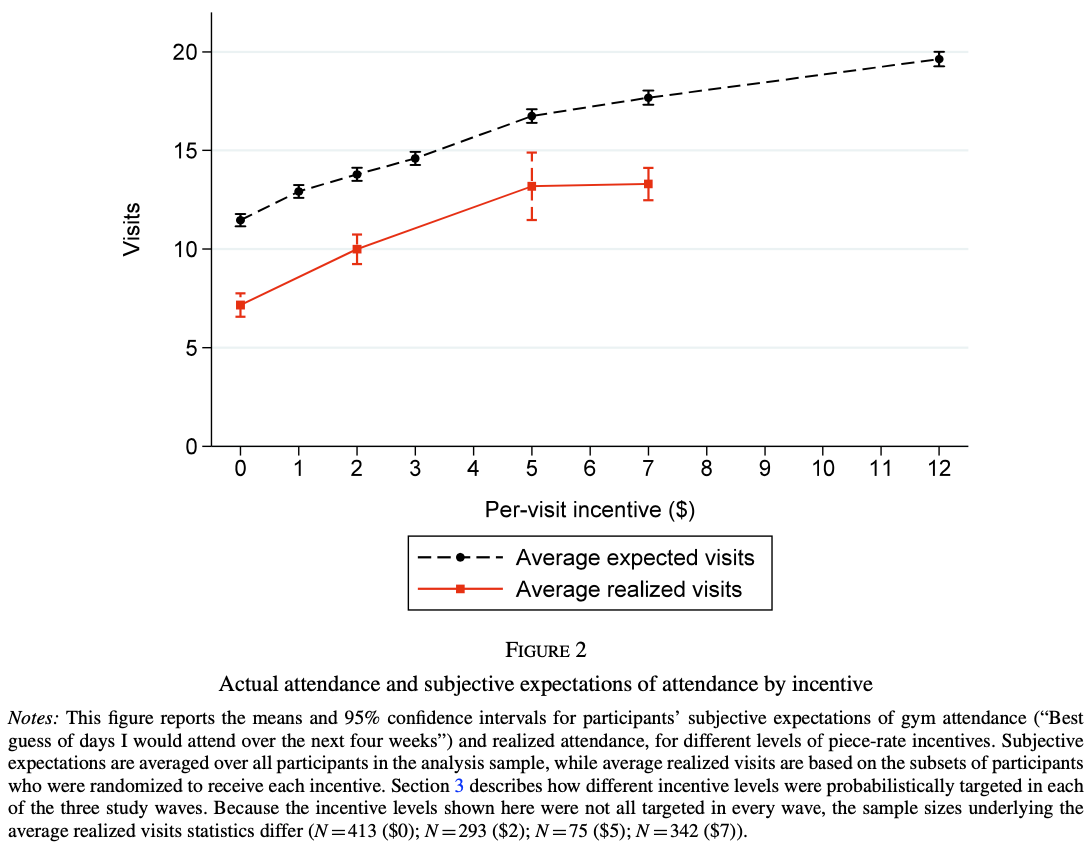
#> input picture 107/O1.png, 1092 x 846 px, found by its file name
$ python draw_lines.py
#> lines starting #> are read from the running program, lines starting #| are printed output that depends on the picture; after the words box and inside, x2 and y2 are one past the last pixel; in counts of white or black regions, pixels touching at a corner belong together
import cv2
import numpy as np

# Load the image
image = cv2.imread('Samples/107/O1.png')
#> image is the input picture: shape (846, 1092, 3); mean B, G, R 244.4, 244.5, 244.7

# Convert to grayscale
gray_image = cv2.cvtColor(image, cv2.COLOR_BGR2GRAY)

# Sharpen lines
kernel = np.array([[-1,-1,-1], [-1,9,-1], [-1,-1,-1]])
gray_image = cv2.filter2D(gray_image, -1, kernel)
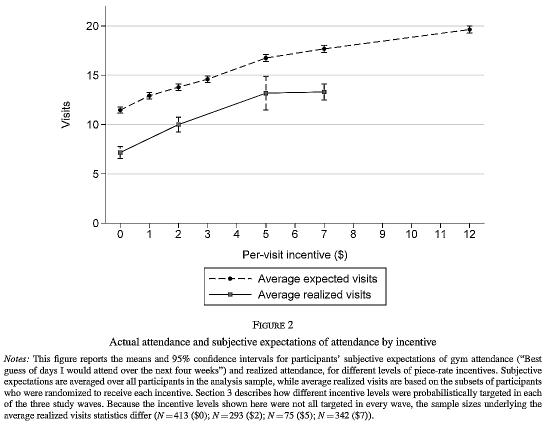
#> gray_image: shape (846, 1092) (shown at 1/2 size); min 0, max 255, mean 243.7

# Apply edge detection
edges = cv2.Canny(gray_image, 50, 150)
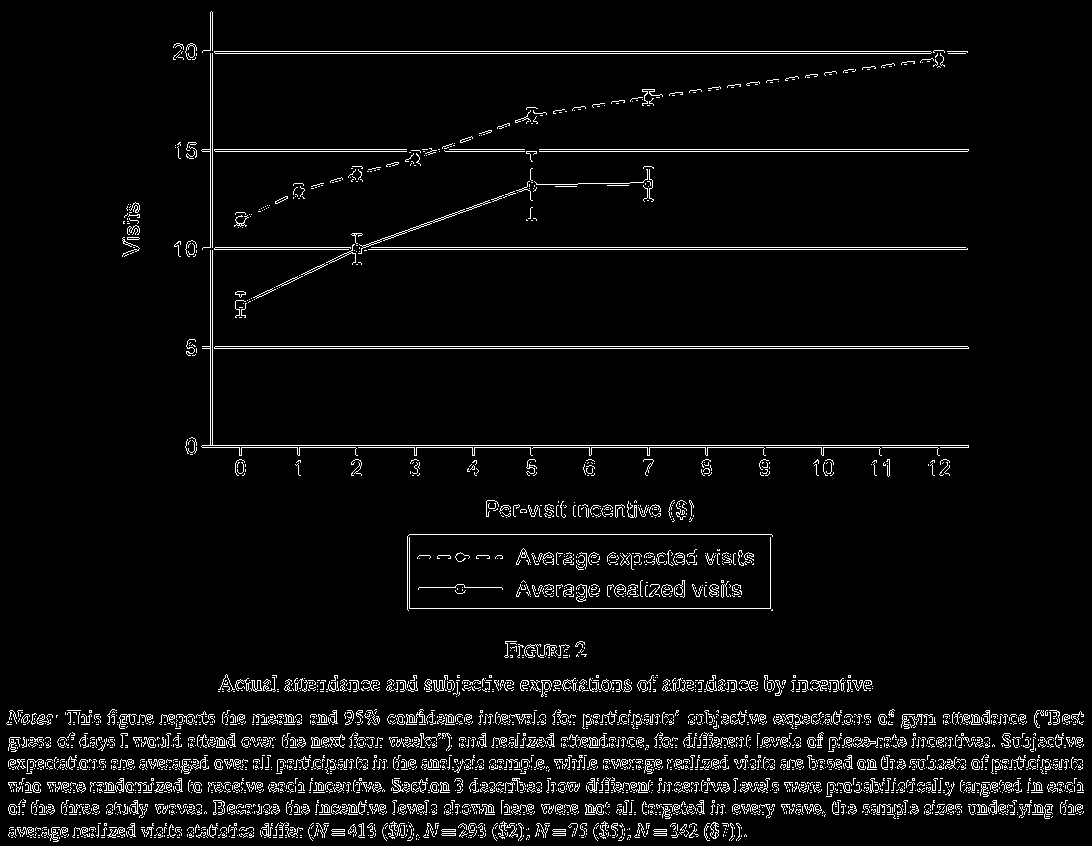
#> edges: shape (846, 1092); 4.5% white in thin lines or dots

# Find contours
contours, _ = cv2.findContours(edges, cv2.RETR_TREE, cv2.CHAIN_APPROX_SIMPLE)
#> contours = 3975 contours, 3803 with area under 20; largest, box (x1, y1, x2, y2) and area: (214, 346, 969, 349) 1507, (214, 346, 969, 349) 1506, (214, 51, 932, 54) 1432, (214, 51, 932, 54) 1432, (358, 200, 491, 254) 205
axis = []
for contour in contours:
    x, y, w, h = cv2.boundingRect(contour)
    if (w < 10 and h > 40) or (h < 10 and w > 40):
        axis.append(contour)
#> this loop made 3975 passes
#> (contour, x, y, w, h) on passes 4, 5, 7: ([[740, 838], [738, 840]], 738, 838, 3, 3), ([[733, 838], [731, 840]], 731, 838, 3, 3), ([[522, 838], [520, 840]], 520, 838, 3, 3)
#> after the loop, axis = 17 contours, 13 with area under 20; largest, box (x1, y1, x2, y2) and area: (214, 346, 969, 349) 1507, (214, 346, 969, 349) 1506, (214, 51, 932, 54) 1432, (214, 51, 932, 54) 1432

# Step 4: Line Detection
lines = cv2.HoughLines(edges, 1, np.pi / 180, 200)
#> lines = 104 rows, first 8: [348, 1.57], [445, 1.57], [346, 1.57], [247, 1.57], [447, 1.57], [51, 1.57], [249, 1.57], [53, 1.57]

# Create a list of colors
colors = [
    (255, 0, 0),   # Blue
    (0, 255, 0),   # Green
    (0, 0, 255),   # Red
    (255, 255, 0), # Cyan
    (255, 0, 255), # Magenta
    (0, 255, 255)  # Yellow
]

# Draw each contour with a different color
# print(len(axis))
# for i, axis in enumerate(axis):
#     cv2.drawContours(image, [axis], -1, colors[i%len(colors)], 2)

def is_equal(a, b):
    return abs(a - b) < np.pi / 100

selected_lines = []
selected_contours = []
for line in lines:
    rho, theta = line[0]
    if is_equal(theta, 0) or is_equal(theta, np.pi / 2) or is_equal(theta, np.pi) or is_equal(theta, 3 * np.pi / 2):
        for contour in axis:
            x, y, w, h = cv2.boundingRect(contour)
            if (abs(rho - x) < w and (is_equal(theta, 0) or is_equal(theta, np.pi))) or \
               (abs(rho - y) < h) and (is_equal(theta, np.pi / 2) or is_equal(theta, 3 * np.pi / 2)):
                flag = False
                for prev_line in selected_lines:
                    if abs(prev_line[0][0] - rho) < 5 and is_equal(prev_line[0][1], theta):
                        flag = True
                        break
                if not flag:
                    selected_contours.append(contour)
                    selected_lines.append(line)
                break
#> this loop made 104 passes
#> after the loop, selected_contours = 6 contours, 5 with area under 20; largest, box (x1, y1, x2, y2) and area: (214, 346, 969, 349) 1507; selected_lines = [[[348, 1.57]], [[445, 1.57]], [[247, 1.57]], [[51, 1.57]], [[151, 1.57]], [[212, 0]]]

print(len(selected_lines))
#| 6
for line in selected_lines:
    print("="*50)
    print(line)
    rho, theta = line[0]
    a = np.cos(theta)
    b = np.sin(theta)
    x0 = a * rho
    y0 = b * rho
    x1 = int(x0 + 1000 * (-b))
    y1 = int(y0 + 1000 * (a))
    x2 = int(x0 - 1000 * (-b))
    y2 = int(y0 - 1000 * (a))
    cv2.line(image, (x1, y1), (x2, y2), (0, 255, 0), 2)
#> this loop made 6 passes
#> (rho, theta, a, b, x0, y0, x1, y1) on passes 1 to 6: (348, 1.57, -4.37e-08, 1, -1.52e-05, 348, -1000, 347), (445, 1.57, -4.37e-08, 1, -1.95e-05, 445, -1000, 444), (247, 1.57, -4.37e-08, 1, -1.08e-05, 247, -1000, 246), (51, 1.57, -4.37e-08, 1, -2.23e-06, 51, -1000, 50), (151, 1.57, -4.37e-08, 1, -6.6e-06, 151, -1000, 150), (212, 0, 1, 0, 212, 0, 212, 1000)
#> (printed output is left out)
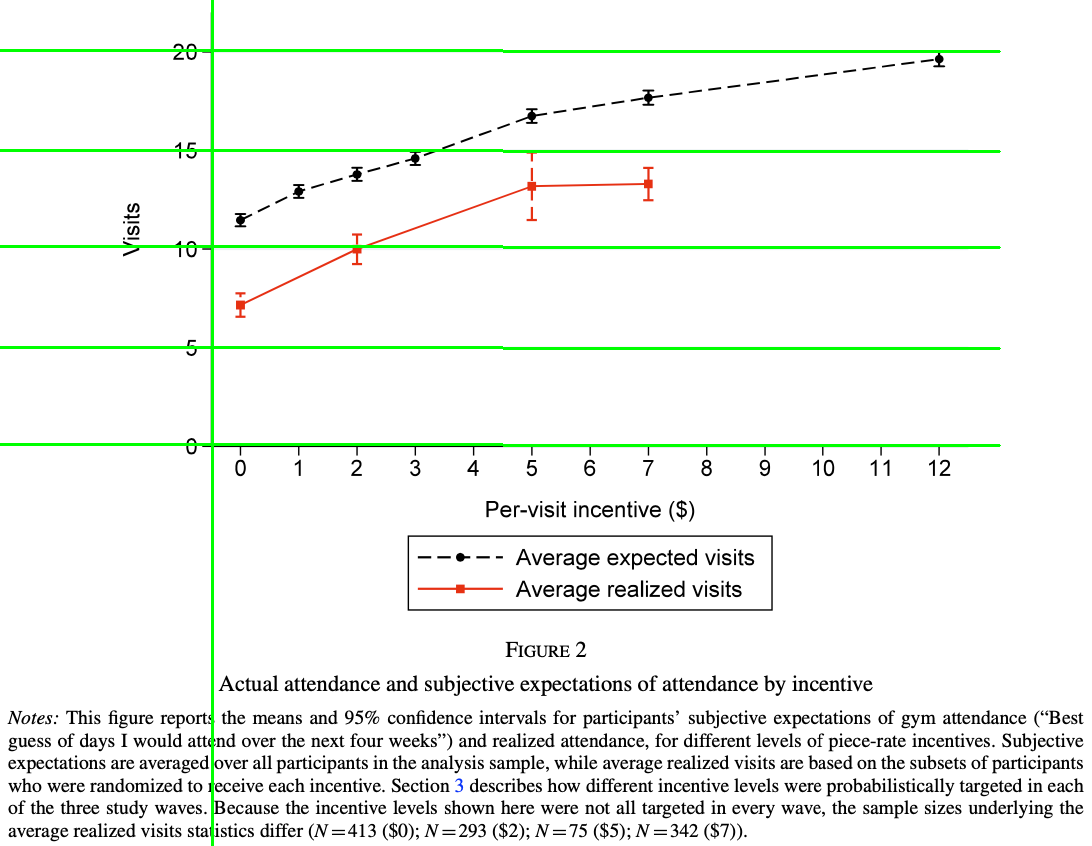
#> image: shape (846, 1092, 3); 1.89% of pixels changed, all inside (x1, y1, x2, y2) = (0, 0, 1001, 846)

# for contour in selected_contours:
#     cv2.drawContours(image, [contour], -1, (0, 0, 255), 2)

# Display the result
cv2.imwrite('contours.png', image)

$ run again, with 107/O2.png copied over 107/O1.png
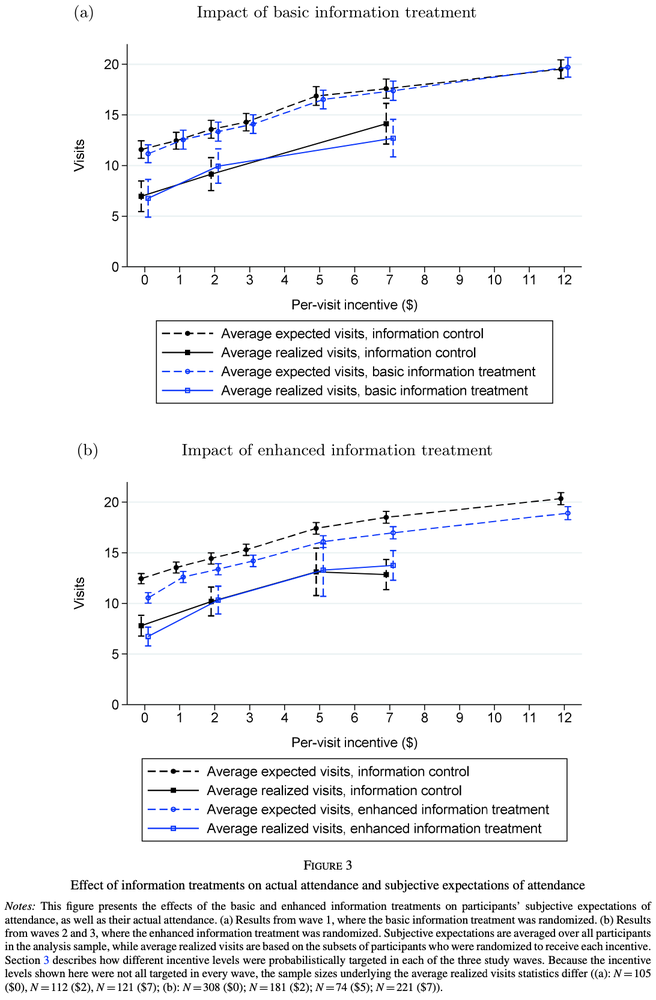
#> input picture 107/O2.png, 656 x 1000 px, shrunk from 1092 x 1664 before the run, found by its file name
#> image is the input picture: shape (1000, 656, 3); mean B, G, R 243.7, 242.8, 242.6
#> `edges = cv2.Canny(gray_image, 50, 150)`:
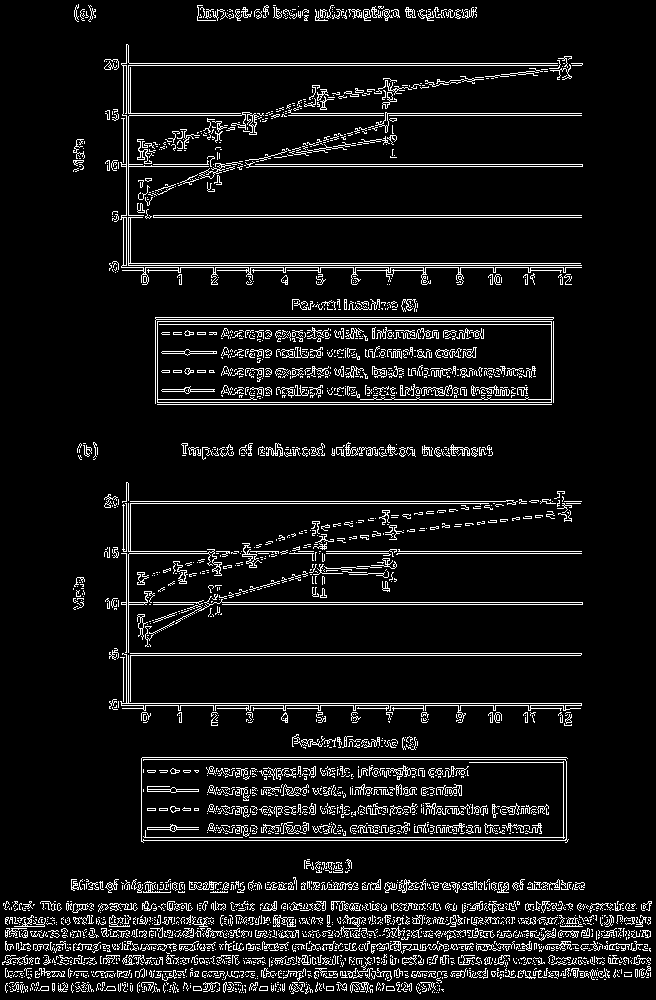
#> edges: shape (1000, 656); 7.9% white in thin lines or dots
#> contours = 3913 contours, 3715 with area under 20; largest, box (x1, y1, x2, y2) and area: (157, 321, 552, 403) 31914, (157, 321, 552, 403) 31909, (155, 317, 554, 404) 795, (155, 317, 554, 320) 794, (120, 44, 582, 285) 404
#> the loop `for contour in contours:` made 3913 passes
#> (x, y, w, h) on passes 1 to 3: (438, 992, 1, 1), (436, 992, 1, 1), (434, 992, 1, 1)
#> after the loop `for contour in contours:`: axis = 30 contours, 23 with area under 20; largest, box (x1, y1, x2, y2) and area: (155, 317, 554, 320) 794, (123, 217, 127, 266) 142, (161, 349, 217, 356) 123, (161, 386, 215, 394) 122, (147, 786, 199, 793) 116, (128, 217, 131, 264) 90, (147, 824, 199, 832) 81
#> lines = 64 rows, first 8: [126, 0], [703, 1.57], [265, 1.57], [263, 1.57], [128, 0], [653, 1.57], [65, 1.57], [217, 1.57]
#> the loop `for line in lines:` made 64 passes
#> after the loop `for line in lines:`: selected_contours = 17 contours, 16 with area under 20; largest, box (x1, y1, x2, y2) and area: (128, 217, 131, 264) 90; selected_lines = [[[126, 0]], [[703, 1.57]], [[265, 1.57]], [[653, 1.57]], [[217, 1.57]], [[602, 1.57]], [[166, 1.57]], [[115, 1.57]], [[501, 1.57]], [[551, 1.57]], [[837, 1.57]], [[317, 1.57]], [[402, 1.57]], [[324, 1.57]], [[270, 1.57]], [[708, 1.57]], [[260, 1.59]]]
#| 17
#> the loop `for line in selected_lines:` made 17 passes
#> (rho, theta, a, b, x0, y0, x1, y1) on passes 1 to 8: (126, 0, 1, 0, 126, 0, 126, 1000), (703, 1.57, -4.37e-08, 1, -3.07e-05, 703, -1000, 702), (265, 1.57, -4.37e-08, 1, -1.16e-05, 265, -1000, 264), (653, 1.57, -4.37e-08, 1, -2.85e-05, 653, -1000, 652), (217, 1.57, -4.37e-08, 1, -9.49e-06, 217, -1000, 216), (602, 1.57, -4.37e-08, 1, -2.63e-05, 602, -1000, 601), (166, 1.57, -4.37e-08, 1, -7.26e-06, 166, -1000, 165), (115, 1.57, -4.37e-08, 1, -5.03e-06, 115, -1000, 114)
#> (printed output is left out)
#> after the loop `for line in selected_lines:`:
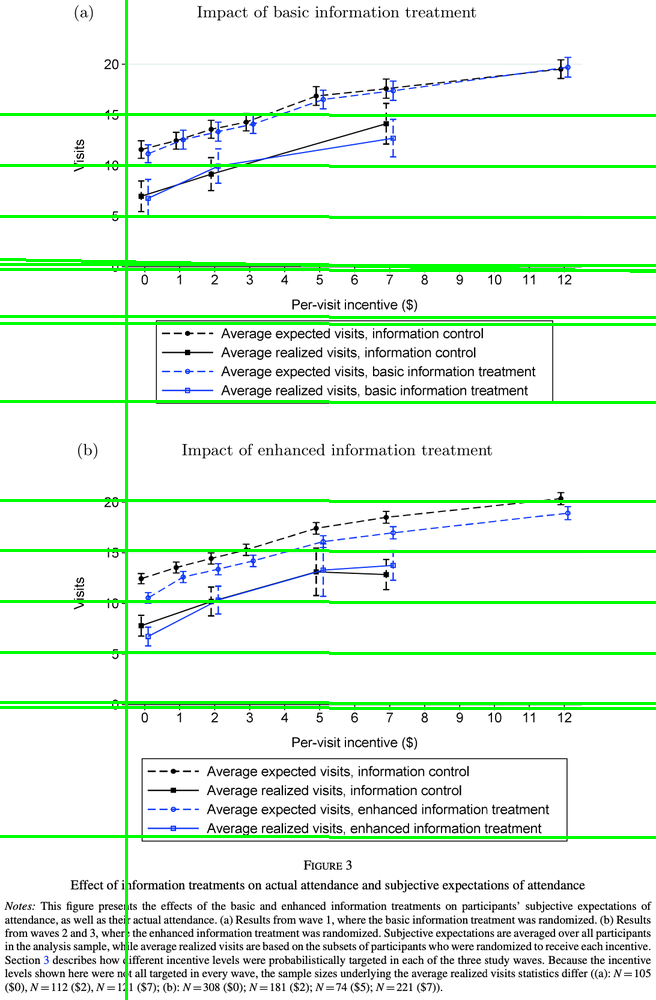
#> image: shape (1000, 656, 3); 5.08% of pixels changed, all inside (x1, y1, x2, y2) = (0, 0, 656, 1000)

$ run again, with 107/O4.png copied over 107/O1.png
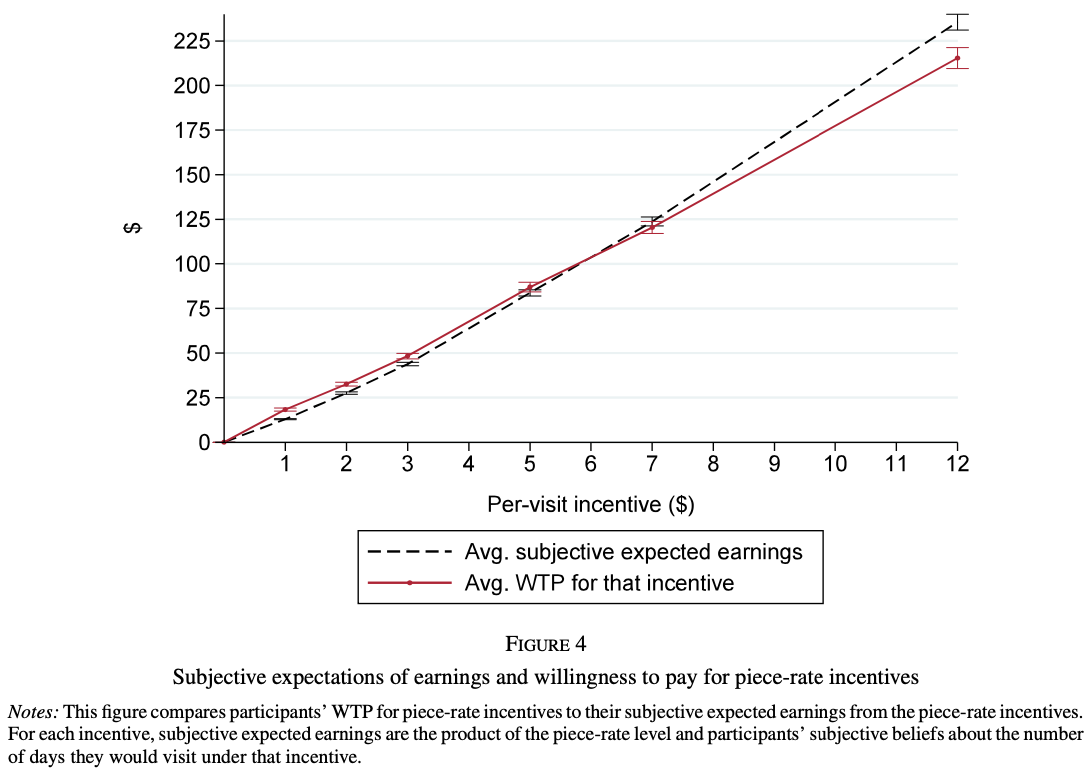
#> input picture 107/O4.png, 1092 x 774 px, found by its file name
#> image is the input picture: shape (774, 1092, 3); mean B, G, R 246.8, 246.7, 246.9
#> `edges = cv2.Canny(gray_image, 50, 150)`:
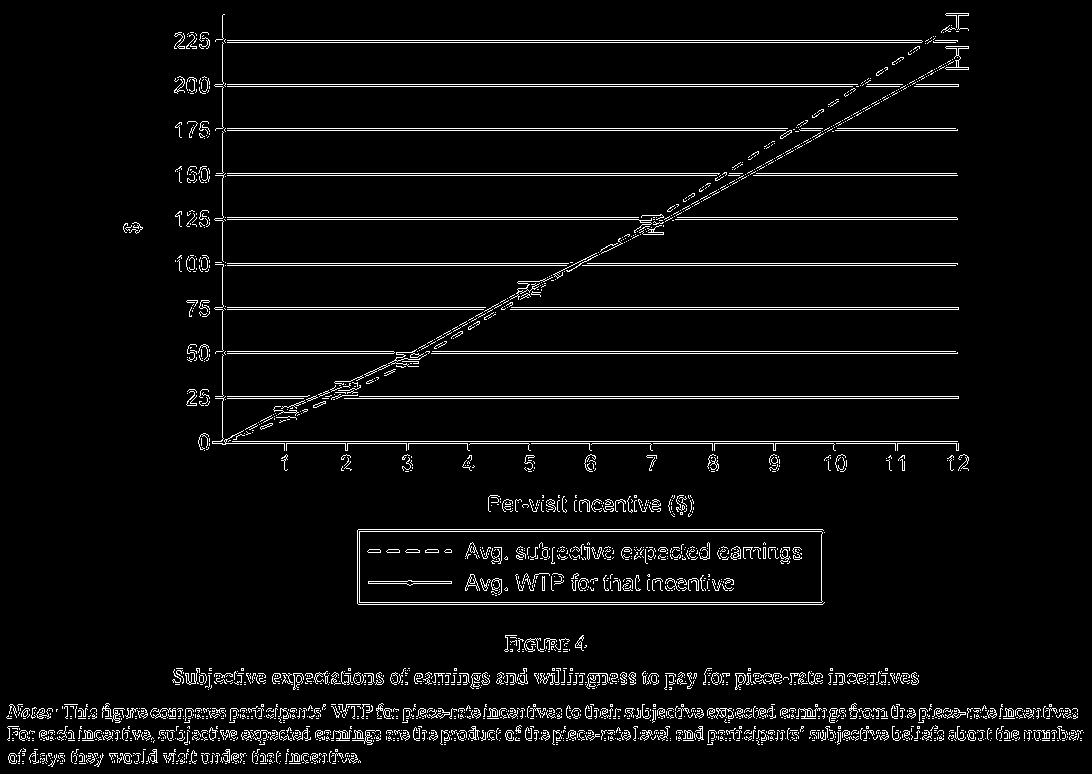
#> edges: shape (774, 1092); 4.5% white in thin lines or dots
#> contours = 2615 contours, 2526 with area under 20; largest, box (x1, y1, x2, y2) and area: (359, 531, 823, 603) 32805, (359, 531, 823, 603) 32804, (368, 580, 452, 586) 178, (368, 580, 452, 586) 175, (945, 46, 969, 70) 120
#> the loop `for contour in contours:` made 2615 passes
#> (x, y, w, h) on passes 5, 26, 27: (279, 763, 1, 1), (208, 762, 1, 1), (139, 762, 1, 1)
#> after the loop `for contour in contours:`: axis = 41 contours, 39 with area under 20; largest, box (x1, y1, x2, y2) and area: (368, 580, 452, 586) 178, (368, 580, 452, 586) 175
#> lines = 70 rows, first 8: [441, 1.57], [40, 1.57], [443, 1.57], [84, 1.57], [173, 1.57], [42, 1.57], [86, 1.57], [265, 1.57]
#> the loop `for line in lines:` made 70 passes
#> after the loop `for line in lines:`: selected_contours = 11 contours, all with area under 20; selected_lines = [[[441, 1.57]], [[40, 1.57]], [[84, 1.57]], [[173, 1.57]], [[265, 1.57]], [[307, 1.57]], [[398, 1.57]], [[130, 1.57]], [[351, 1.57]], [[219, 1.57]], [[222, 0]]]
#| 11
#> the loop `for line in selected_lines:` made 11 passes
#> (rho, theta, a, b, x0, y0, x1, y1) on passes 1 to 8: (441, 1.57, -4.37e-08, 1, -1.93e-05, 441, -1000, 440), (40, 1.57, -4.37e-08, 1, -1.75e-06, 40, -1000, 39), (84, 1.57, -4.37e-08, 1, -3.67e-06, 84, -1000, 83), (173, 1.57, -4.37e-08, 1, -7.56e-06, 173, -1000, 172), (265, 1.57, -4.37e-08, 1, -1.16e-05, 265, -1000, 264), (307, 1.57, -4.37e-08, 1, -1.34e-05, 307, -1000, 306), (398, 1.57, -4.37e-08, 1, -1.74e-05, 398, -1000, 397), (130, 1.57, -4.37e-08, 1, -5.68e-06, 130, -1000, 129)
#> (printed output is left out)
#> after the loop `for line in selected_lines:`:
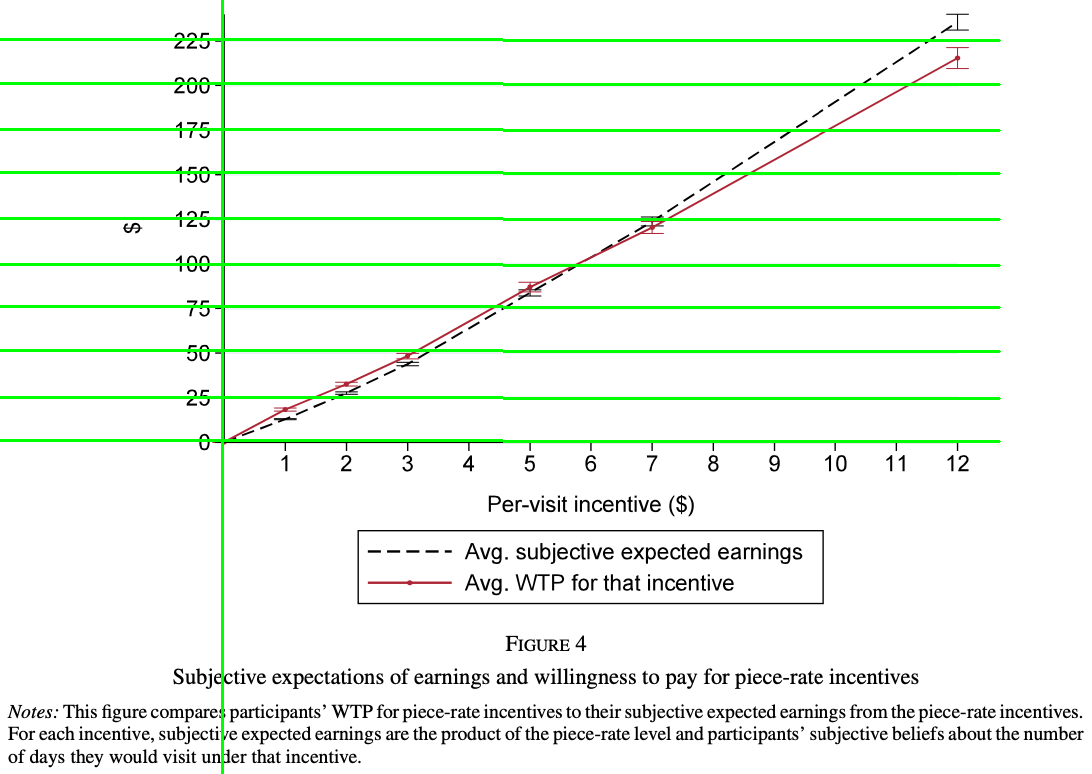
#> image: shape (774, 1092, 3); 3.81% of pixels changed, all inside (x1, y1, x2, y2) = (0, 0, 1001, 774)
